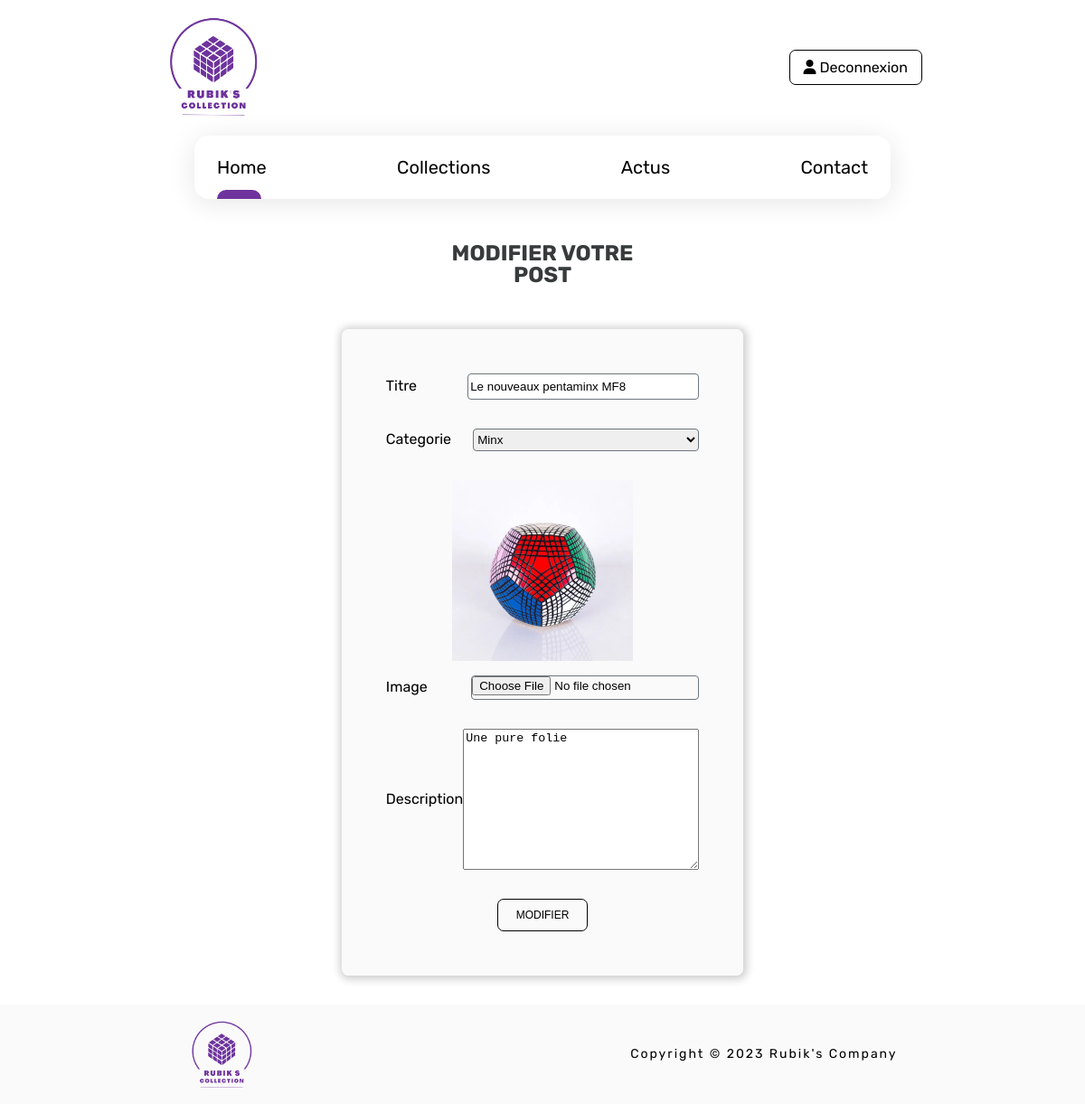
/views/update_post.php?id=3 (signed in), run on the app's committed database.
### tables this page shows
CREATE TABLE `article` (
  `id` int(11) NOT NULL AUTO_INCREMENT,
  `timestamp` timestamp NOT NULL DEFAULT CURRENT_TIMESTAMP,
  `user_id` int(11) NOT NULL,
  `categorie_id` int(11) NOT NULL,
  `title` VARCHAR(255) NOT NULL,
  `image` VARCHAR(255) NOT NULL,
  `description` text NOT NULL,
    PRIMARY KEY (`id`),
  KEY `FK_Article_Categorie` (`categorie_id`),
  KEY `FK_Article_Users` (`user_id`),
  CONSTRAINT `FK_Article_Categorie` FOREIGN KEY (`categorie_id`) REFERENCES `categorie` (`id`),
  CONSTRAINT `FK_Article_Users` FOREIGN KEY (`user_id`) REFERENCES `users` (`id`)
);

### api/requete.php (called while the page is built, shortened)
<?php
function fetch_all(string $sql, PDO $bdd)
{
    $stmt = $bdd->prepare($sql);
    $stmt->execute();
    $result = $stmt->fetchAll(PDO::FETCH_ASSOC);
    return $result;
}
function fetch_id(PDO $bdd, string $sql, int $id)
{
    $stmt = $bdd->prepare($sql);
    $stmt->bindValue(':id', $id, PDO::PARAM_INT);
    $stmt->execute();
    $result = $stmt->fetch(PDO::FETCH_ASSOC);
    return $result;
}
function allCategorie(PDO $bdd): array
{
    $sql = "SELECT *
    FROM categorie";
    return fetch_all($sql, $bdd);
}
function articleById(PDO $bdd, int $id)
{
    $sql = "SELECT a.timestamp, u.nom, u.prenom, a.image, a.title, a.description, a.user_id, c.name
    FROM article AS a
    INNER JOIN categorie AS c
    ON a.categorie_id = c.id
    INNER JOIN users AS u
    ON a.user_id = u.id
    WHERE a.id = :id";
    return fetch_id($bdd, $sql, $id);
}

### views/update_post.php (the view, shortened to what this page needs)
<?php
require_once 'nav.php';
$id = $_GET['id'];
$articleById = [];
if (preg_match('#^([0-9]+)$#', $id, $matches)) {
    $id = intval($matches[1]);
    $articleById = articleById($bdd, $id);
}
if (isset($_SESSION['user_id']) && !empty($articleById) && $_SESSION['user_id'] === $articleById['user_id']) {
    $allCat = allCategorie($bdd);
?>
    <main>
        <section id="update-post">
            <h1>Modifier votre post</h1>
            <form action="../moteur/update_post.php" method="POST" id='form-post' enctype="multipart/form-data">
                <div class="form-control">
                    <label for="titre">Titre</label>
                    <input type="text" name="titre" id="titre" value="<?= $articleById['title'] ?>">
                </div>
                <div class="form-control">
                    <label for="categorie">Categorie</label>
                    <select name="categorie" id="categorie">
                        <?php foreach ($allCat as $cat) { ?>
                            <option value="<?= $cat['id'] ?>" <?= $cat['name'] === $articleById['name'] ? 'selected' : '' ?>><?= $cat['name'] ?></option>
                        <?php } ?>
                    </select>
                </div>
                <img src="../public/img/article/<?= $articleById['image'] ?>" alt="Une image de Rubik's cube">
                <div class="form-control">
                    <label for="image">Image</label>
                    <input type="file" id="image" name="image">
                </div>
                <div class=" form-control">
                    <label for="description">Description</label>
                    <textarea id="description" name="description" cols="30" rows="10"><?= $articleById['description'] ?></textarea>
                </div>
                <button type="submit" class="btn">Modifier</button>
            </form>
        </section>
    </main>
<?php
    require_once 'footer.php';
} else {
    header('Location:../moteur/destroy.php');
}
?>

### public/css/style.css (style rules this page uses)
html, body, div, span, applet, object, iframe, h1, h2, h3, h4, h5, h6, p, blockquote, pre, a, abbr, acronym, address, big, cite, code, del, dfn, em, img, ins, kbd, q, s, samp, small, strike, strong, sub, sup, tt, var, b, u, i, center, dl, dt, dd, ol, ul, li, fieldset, form, label, legend, table, caption, tbody, tfoot, thead, tr, th, td, article, aside, canvas, details, embed, figure, figcaption, footer, header, hgroup, menu, nav, output, ruby, section, summary, time, mark, audio, video { margin: 0; padding: 0; border: 0; font-size: 100%; font: inherit; vertical-align: baseline; text-decoration: none; color: black; }
article, aside, details, figcaption, figure, footer, header, hgroup, menu, nav, section { display: block; }
body { line-height: 1; overflow-x: hidden; }
body { font-family: "rubik"; overflow-x: hidden; position: relative; margin: 0; }
html { scroll-behavior: smooth; }
main { max-width: 70vw; margin: 0 auto; }
.btn { padding: 10px 20px; color: black; font-size: 12px; border: 1px solid black; display: inline-block; transition: all 0.3s; text-transform: uppercase; background: none; border-radius: 7px; }
h1, h2 { text-transform: uppercase; margin-left: 25%; width: 30%; text-align: center; }
h1 { font-size: 40px; font-weight: 700; color: #383b3c; margin-bottom: 2rem; }
#login, #create-account, #create-post, #update-post { display: flex; justify-content: center; align-items: center; flex-direction: column; gap: 2rem; margin: 2rem auto; }
#login h1, #create-account h1, #create-post h1, #update-post h1 { font-size: 24px; margin: 1rem auto; }
#login form, #create-account form, #create-post form, #update-post form { display: flex; justify-content: center; align-items: center; flex-direction: column; gap: 1rem; padding: 3rem; background-color: #fafafa; border: 1px solid #fafafa; border-radius: 7px; box-shadow: 1px 1px 10px 3px rgba(0, 0, 0, 0.2); width: max-content; }
#login form div, #create-account form div, #create-post form div, #update-post form div { width: 100%; display: flex; justify-content: space-between; align-items: center; flex-direction: row; position: relative; padding-bottom: 1rem; }
#login form select, #login form input:not(input[type=submit]), #create-account form select, #create-account form input:not(input[type=submit]), #create-post form select, #create-post form input:not(input[type=submit]), #update-post form select, #update-post form input:not(input[type=submit]) { height: 25px; width: 250px; border-radius: 4px; border: 1px solid #6C757D; margin-left: 1rem; }
#update-post img { max-width: 200px; }

### data on the page
article: titre "Le nouveaux pentaminx MF8", image (picture), description "Une pure folie"

### other printed values
form field categorie "Minx"
